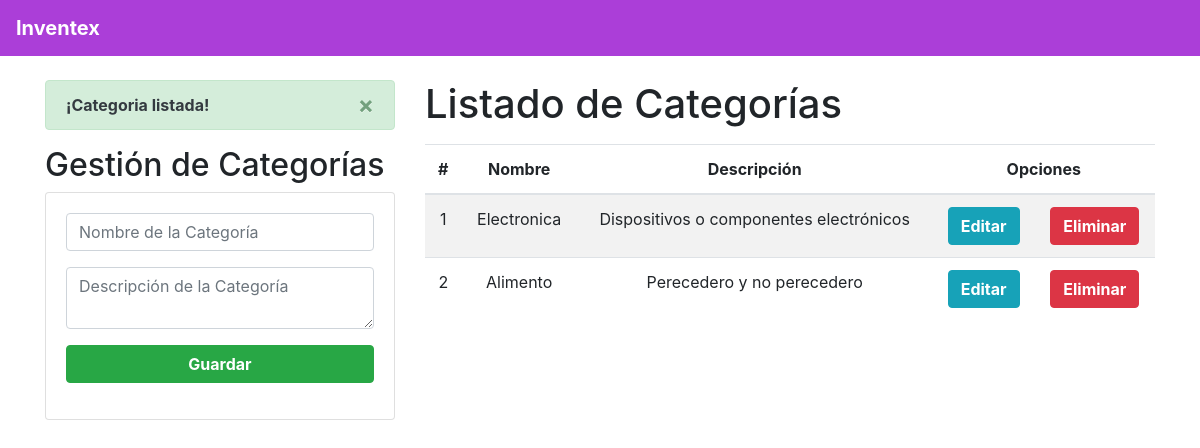
Screenshot of /Inventario/IndexCat/ (signed in) with the database file from the repository.
### Aplicacion/Inventario/models.py (models this page shows, shortened)
class Categoria(models.Model):
    id = models.BigAutoField(primary_key= True)
    nombre = models.CharField(max_length=100)
    descripcion = models.TextField(max_length= 200)

### Aplicacion/Inventario/views.py (the view)
# urls.py: path('IndexCat/', views.homecategoria, name='IndexCat'),
@login_required
def homecategoria(request):
    if not request.user.is_staff:
        return redirect('acceso_denegado')
    categorias = Categoria.objects.all()
    messages.success(request, '¡Categoria listada!')
    return render(request, "gestionCategoria.html", {
        "categorias": categorias,
    })

### templates/gestionCategoria.html (shortened to what this page needs)
{% extends './base.html' %}
{% block body %}
<div class="row">
    <div class="col-sm-12 col-md-6 col-lg-4 col-xl-4">
        {% if messages %}
            {% for message in messages %}
                <div class="alert alert-dismissible alert-success">
                    <button type="button" class="close" data-dismiss="alert">&times;</button>
                    <strong class="text-dark">{{ message }}</strong>
                </div>
            {% endfor %}
        {% endif %}
        <h2>Gestión de Categorías</h2>
        <div class="card">
            <div class="card-body">
                <form method="POST" action="{% url 'registrarCategoria' %}">
                    <div class="form-group">
                        <input type="text" id="txtNombre" name="txtNombre" class="form-control"
                            placeholder="Nombre de la Categoría" maxlength="100" required>
                    </div>
                    <div class="form-group">
                        <textarea id="txtDescripcion" name="txtDescripcion" class="form-control"
                            placeholder="Descripción de la Categoría" maxlength="200" required></textarea>
                    </div>
                    <div class="form-group">
                        <button type="submit" class="btn btn-success btn-block text-white" style="font-weight:bold;">
                            Guardar
                        </button>
                    </div>
                </form>
            </div>
        </div>
    </div>
    <div class="col-sm-12 col-md-6 col-lg-8 col-xl-8">
        <h1>Listado de Categorías</h1>
        <div class="table-responsive py-2">
            <table class="table table-striped">
                <thead>
                    <tr>
                        <th>#</th>
                        <th>Nombre</th>
                        <th>Descripción</th>
                        <th colspan="2">Opciones</th>
                    </tr>
                </thead>
                <tbody>
                    {% for c in categorias %}
                    <tr>
                        <td>{{ forloop.counter }}</td>
                        <td>{{ c.nombre }}</td>
                        <td>{{ c.descripcion }}</td>
                        <td><a href="edicionCategoria/{{ c.id }}" class="btn btn-info" style="font-weight:bold;">Editar</a></td>
                        <td><a href="eliminarCategoria/{{ c.id }}" class="btn btn-danger btnEliminacion" style="font-weight:bold;">Eliminar</a></td>
                    </tr>
                    {% empty %}
                    <tr>
                        <td colspan="5" class="text-center">No hay categorías registradas.</td>
                    </tr>
                    {% endfor %}
                </tbody>
            </table>
        </div>
    </div>
</div>
{% endblock %}

### Inventex/static/css/gestionInventario.css (style rules this page uses)
th, td { text-align: center; vertical-align: middle; }

### rows the page displays
Categoria: nombre "Electronica", descripcion "Dispositivos o componentes electrónicos"
Categoria: nombre "Alimento", descripcion "Perecedero y no perecedero"

### other values shown
{{ message }} "¡Categoria listada!"
